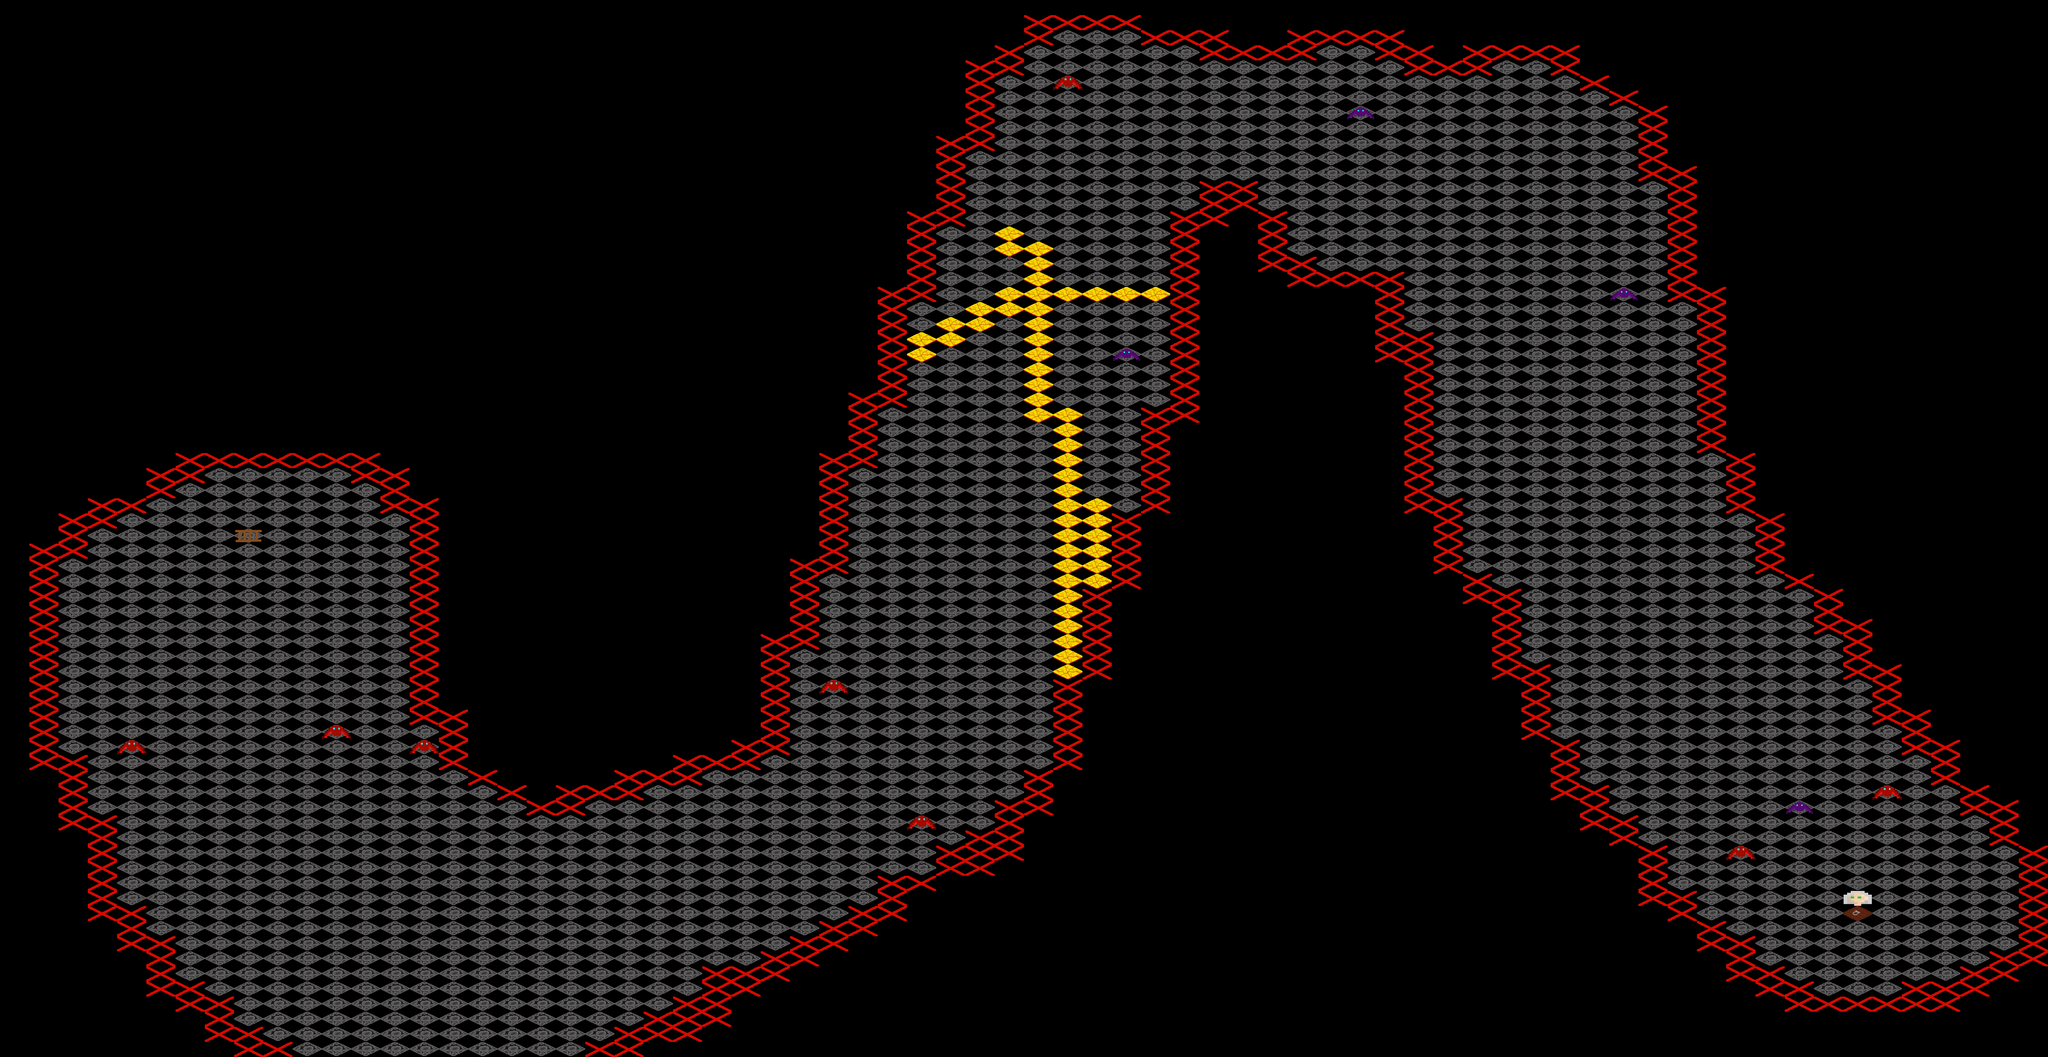

A 2D game scene composited from a Tiled map and its tileset images. What follows is a short description and the map's XML, with each tile layer's data collapsed to a summary:
An orthogonal 70x70 tile map with 62x32 px tiles, 2 tile layers (Tile Layer 1, Tile Layer 2).

<map version="1.0" tiledversion="1.0.3" orientation="orthogonal" renderorder="right-down" width="70" height="70" tilewidth="62" tileheight="32" nextobjectid="1">
 <tileset firstgid="1" name="2" tilewidth="62" tileheight="32" tilecount="20" columns="20">
  <image source="../Images/SpriteSheet/tiles.png" width="1240" height="32" />
 </tileset>
 <layer name="Tile Layer 1" width="70" height="70">
  <data>[4900 cells, 2135 non-empty, 4 distinct tile ids]</data>
 </layer>
 <layer name="Tile Layer 2" width="70" height="70">
  <data>[4900 cells, 14 non-empty, 4 distinct tile ids]</data>
 </layer>
</map>